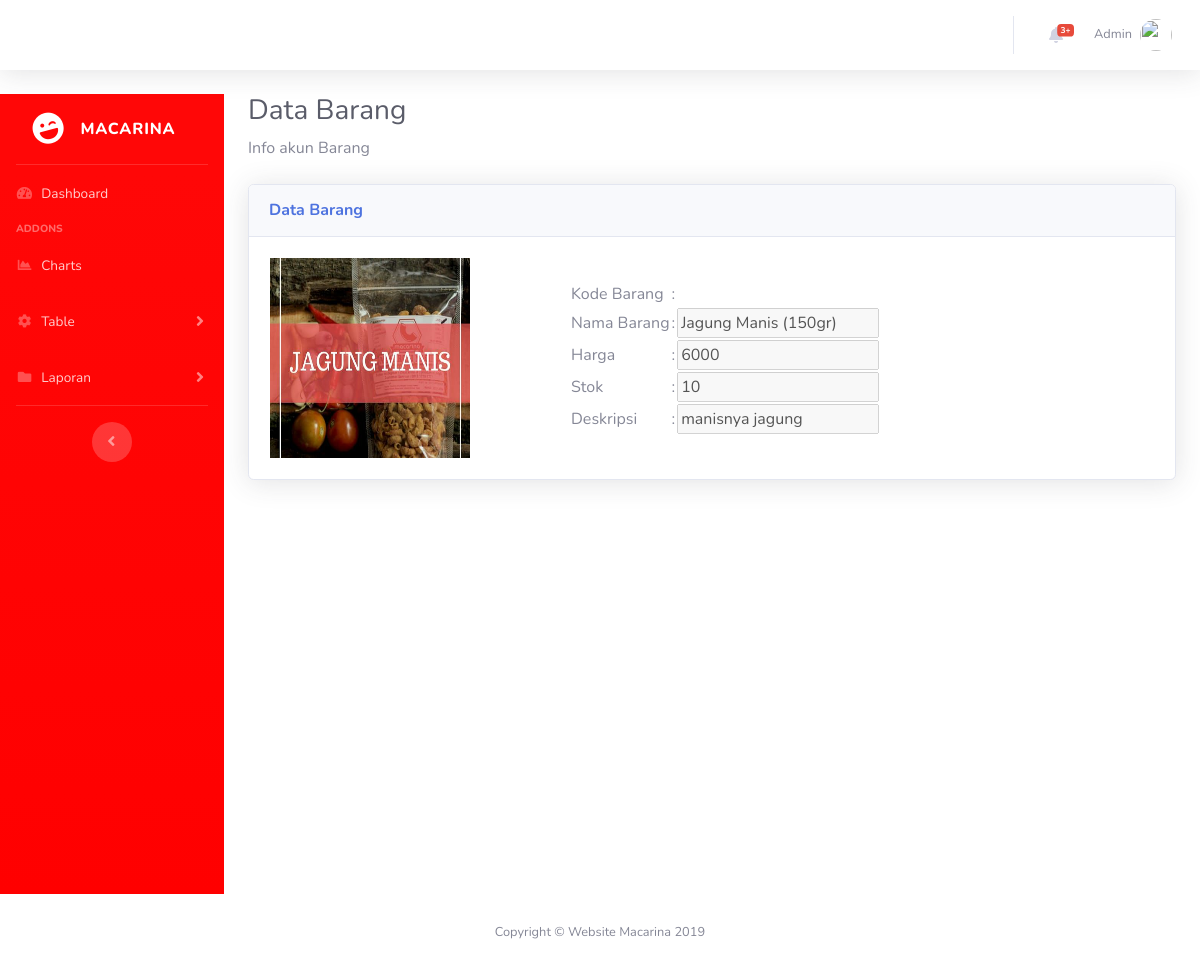
The app's page /admin/barang/detailBarang.php?txt_idbrg=1 with its own data.
### tables this page shows
CREATE TABLE `barang` (
  `kd_barang` int(11) NOT NULL,
  `nama_barang` varchar(50) NOT NULL,
  `harga` int(11) NOT NULL,
  `stok` int(11) NOT NULL,
  `gambar_brg` varchar(25) NOT NULL,
  `deskripsi` varchar(20) NOT NULL
);

### admin/barang/detailBarang.php (the view, shortened to what this page needs)
<!DOCTYPE html>
<html lang="en">
<head>
  <link href="../vendor/fontawesome-free/css/all.min.css" rel="stylesheet" type="text/css">
  <link href="../css/sb-admin-2.min.css" rel="stylesheet">
  <link href="../vendor/datatables/dataTables.bootstrap4.min.css" rel="stylesheet">
</head>
<?php
include_once "../topNavbar.php";
?>
  <div id="wrapper">
  <?php
include_once "../config/side.php";
?>
        <div class="container-fluid">
          <h1 class="h3 mb-2 text-gray-800">Data Barang</h1>
          <p class="mb-4">Info akun Barang</p>
          <div class="card shadow mb-4">
            <div class="card-header py-3">
              <h6 class="m-0 font-weight-bold text-primary">Data Barang</h6>
            </div>
            <div class="card-body">
            <?php
            include "../config/config.php";
            $id = $_GET['txt_idbrg'];
            $query_mysql = mysqli_query($koneksi,"SELECT barang.* , barang.kd_barang
            FROM barang
              WHERE barang.kd_barang = $id");
            while($data = mysqli_fetch_array($query_mysql)){
          ?>
            <form method ="POST" action="">
            <table>
              <tr>
              <td width ="300"><?php echo "<img src='../img/barang/".$data['gambar_brg']."' width='200px' height='200px'/>" ?></td>
              <td>
              <table border="0">
                    <tr>
                        <td>Kode Barang</td>
                        <td>:</td>
                        <td><input type="hidden" name="txt_idbrg" value="<?php echo $data['kd_barang'] ?>"></td>
                    </tr>
                    <tr>
                        <td>Nama Barang</td>
                        <td>:</td>
                        <td><input disabled type="text" name="txt_nama_brg" value="<?php echo $data['nama_barang'] ?>"></td>
                    </tr>
                    <tr>
                        <td>Harga</td>
                        <td>:</td>
                        <td><input disabled type="number" name="txt_harga" value="<?php echo $data['harga'] ?>" ></td>
                    </tr>
                    <tr>
                        <td>Stok </td>
                        <td>:</td>
                        <td><input disabled type="number" name="txt_stok" value="<?php echo $data['stok'] ?>"> </td>
                    </tr>
                    <tr>
                        <td>Deskripsi </td>
                        <td>:</td>
                        <td><input disabled type="textarea" name="txt_desc" value="<?php echo $data['deskripsi'] ?>"> </td>
                    </tr>
                </table>
              </td>
            </tr>
            </table>
            </form>
            <?php } ?>
            </div>
          </div>
        </div>
      </div>
      <?php
      include_once "../footer.php";
      ?>
    </div>
  </div>
</body>
</html>

### records on screen
barang: gambar_brg (picture), txt_nama_brg "Jagung Manis (150gr)", txt_harga "6000", txt_stok "10", txt_desc "manisnya jagung"
